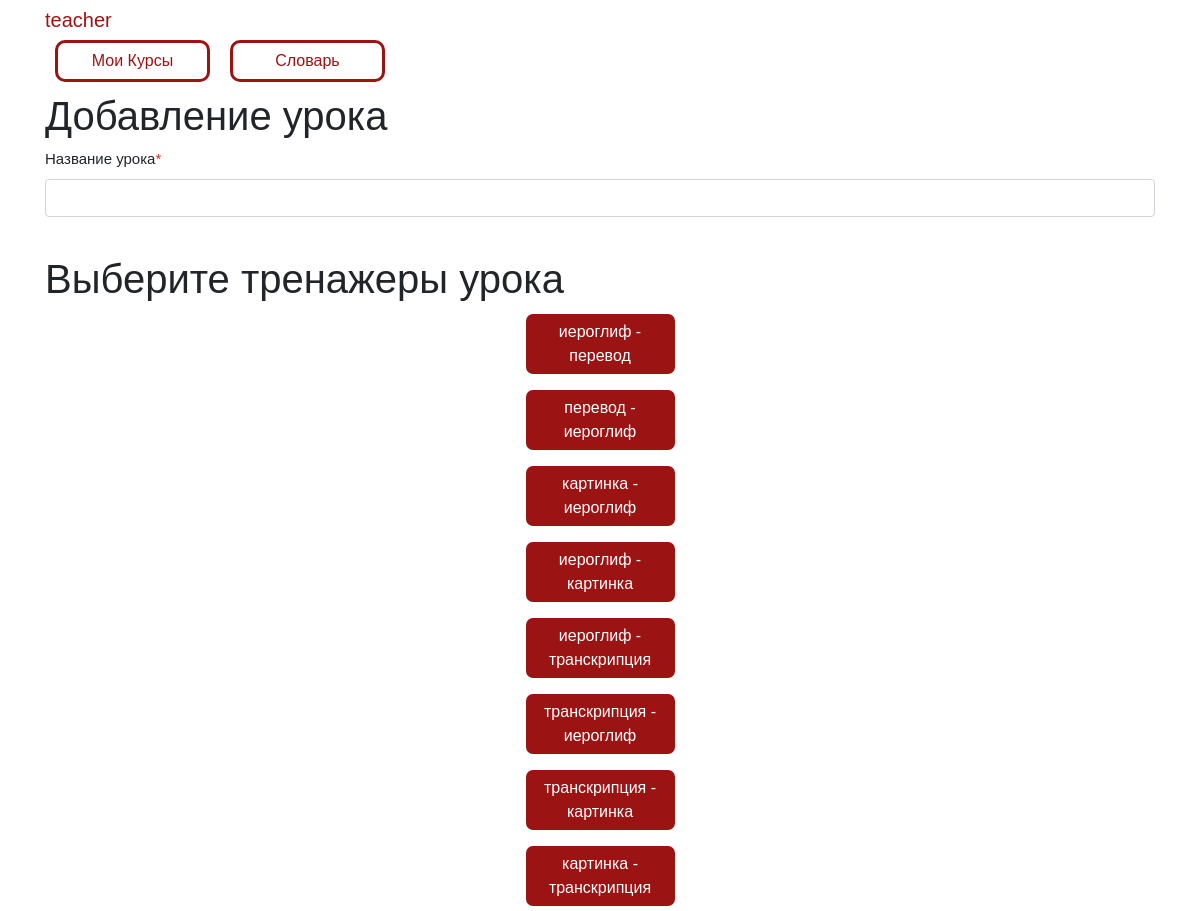
The app's page /make_lesson/1 (signed in, upper part), older data.
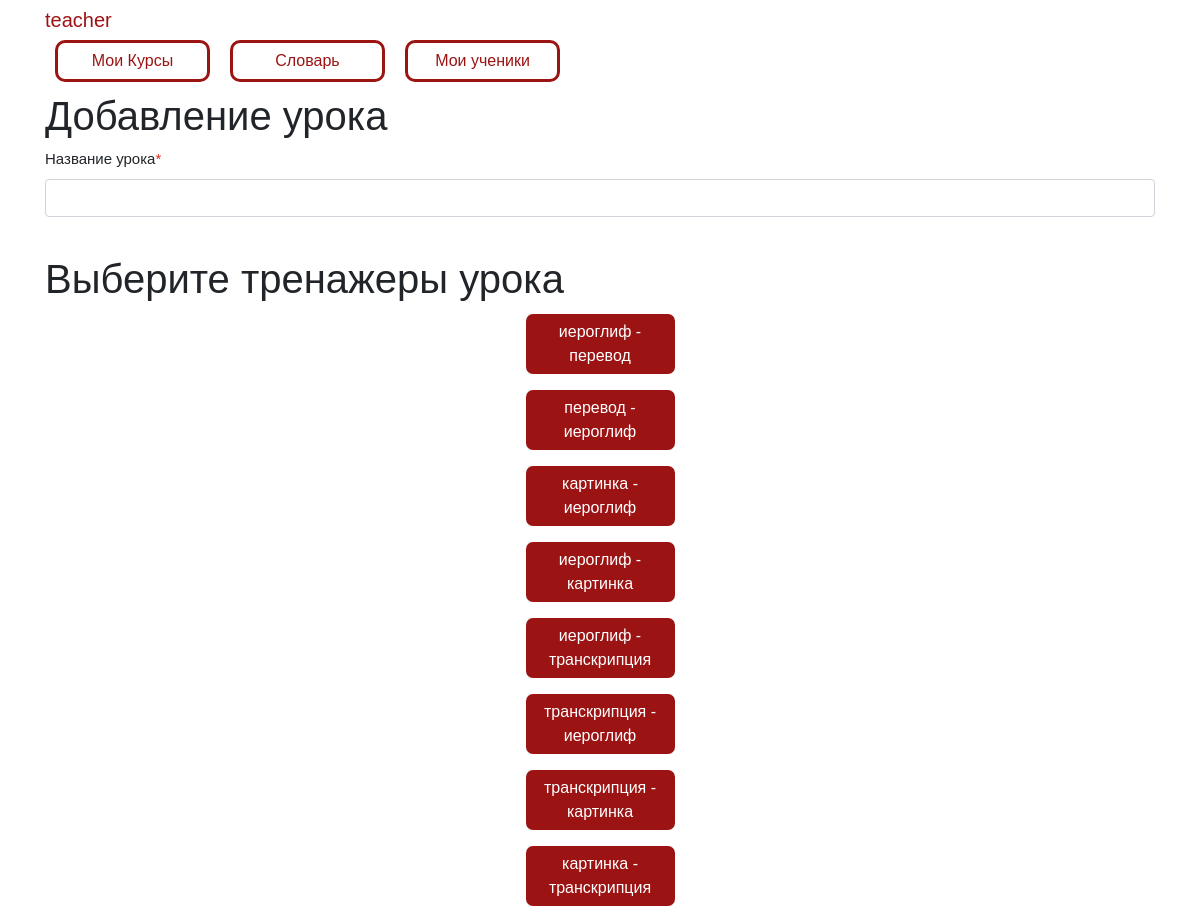
The same page, newer data.
### main.py (the view, shortened to what this page needs)
@app.route('/make_lesson/<int:course_id>', methods=['GET', 'POST'])
@login_required
def make_lesson(course_id):
    form = LessonsForm()
    db_sess = db_session.create_session()
    current_course = db_sess.query(Courses).get(course_id)
    all_trainers = db_sess.query(Trainers).all()
    all_tests = db_sess.query(Tests).all()
    return render_template('make_lesson.html', form=form,
                           trainers=all_trainers, tests=all_tests,
                           len_trainers=len(all_trainers), len_tests=len(all_tests))

### forms/lesson.py
class LessonsForm(FlaskForm):
    name = StringField('Название урока',
                       validators=[DataRequired(), Length(max=32,
                                                          message="Название урока не должно превышать 32 символов")])
    submit = SubmitField('Применить')

### data/db_session.py (called while the page is built)
def create_session() -> Session:
    global __factory
    return __factory()

### main.py (called while the page is built)
@login_manager.user_loader
def load_user(user_id):
    db_sess = db_session.create_session()
    return db_sess.query(User).get(user_id)

### templates/make_lesson.html (shortened to what this page needs)
{% extends "base.html" %}
{% block content %}
<h1>Добавление урока</h1>
<form action="" method="post" name="checks">
    <p>
        {{ form.name.label }}<span class="vnumgf" style="color: #d93025;">*</span><br>
        {{ form.name(class="form-control") }}<br>
    </p>
    <h1>Выберите тренажеры урока</h1>
    <div style="display: flex;
                flex-wrap: wrap;
                flex-direction: column;
                align-content: center;">
        {% for i in range(len_trainers) %}
        <button id="train {{ i }}" name="not_lesson_trainer" type="button" class="btn btn-primary"
                value="{{ trainers[i].id }}">{{ trainers[i].name }}
        </button>
        {% endfor %}
    </div>
</form>
{% endblock %}

### templates/base.html (shortened to what this page needs)
<!doctype html>
<html lang="en">
<head>
    <link rel="stylesheet"
          href="https://stackpath.bootstrapcdn.com/bootstrap/4.4.1/css/bootstrap.min.css"
>
    <link href="{{ url_for('static', filename='/style.css') }}" rel="stylesheet" />
</head>
<body>
<header class="header">
    <div class="container">
        <div class="header_inner">
            <nav>
                {% if current_user.is_authenticated %}
                <a class="navbar-brand" href="/profile/{{ current_user.id }}">
                    {{ current_user.name}}</a>
                {% endif %}
                {% if current_user.is_authenticated %}
                <div class="nav" id="up buttons">
                    <a id="nav button 1" class="btn btn-white" href="/courses">Мои Курсы</a>
                    <a id="nav button 2" class="btn btn-white" href="/dictionary">Словарь</a>
                    {% if current_user.teacher %}
                    <a id="nav button 3" class="btn btn-white" href="/pupils">Мои ученики</a>
                    {% endif %}
                </div>
                {% endif %}
            </nav>
        </div>
    </div>
</header>
<main role="main" class="container">
    {% block content %}{% endblock %}
</main>
</body>
</html>

Row changes from the older to the newer data that the page shows:
changed User "teacher": teacher empty → True (drawn)
Text that changed along with them:
text now shown: "Мои ученики"
